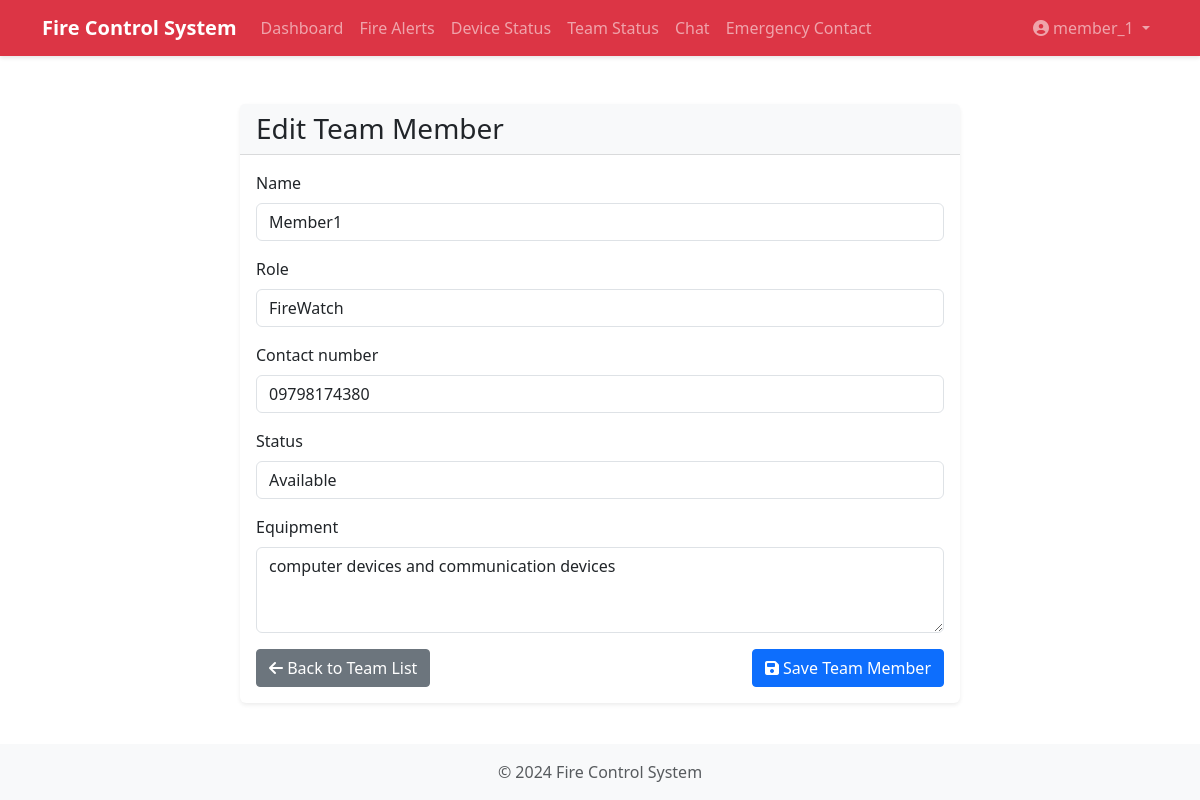
Page /team/4/update/ (signed in) on the committed database.
### fire_control/models.py (models this page shows, shortened)
class User(AbstractUser):
    is_admin = models.BooleanField(default=False)
    is_fire_team = models.BooleanField(default=False)
    location = models.CharField(max_length=200, blank=True)
    status = models.CharField(max_length=50, default='available')

class TeamMember(models.Model):
    STATUS_CHOICES = [
        ('available', 'Available'),
        ('on_duty', 'On Duty'),
        ('responding', 'Responding'),
        ('off_duty', 'Off Duty'),
    ]
    ROLE_CHOICES = [
        ('firefighter', 'Firefighter'),
        ('firewatch', 'FireWatch'),
        ('team_leader', 'Team Leader'),
        ('equipment_manager', 'Equipment Manager'),
        ('safety_officer', 'Safety Officer'),
        ('paramedic', 'Paramedic'),
        ('driver', 'Driver'),
    ]
    user = models.OneToOneField(User, on_delete=models.CASCADE)
    name = models.CharField(max_length=200, blank=True, null=True)
    role = models.CharField(max_length=50, choices=ROLE_CHOICES, blank=True, null=True)
    contact_number = models.CharField(max_length=20, blank=True, null=True)
    status = models.CharField(max_length=50, choices=STATUS_CHOICES, default='available')
    equipment = models.TextField(blank=True)
    last_location_update = models.DateTimeField(auto_now=True)
    updated_at = models.DateTimeField(auto_now=True)

### fire_control/views.py (the view)
# urls.py: path('team/<int:pk>/update/', views.TeamMemberUpdateView.as_view(), name='team_member_update'),
class TeamMemberUpdateView(LoginRequiredMixin, UserPassesTestMixin, UpdateView):
    model = TeamMember
    form_class = TeamMemberForm
    template_name = 'fire_control/team_member_form.html'
    success_url = reverse_lazy('fire_control:team_status')
    def test_func(self):
        return self.request.user.is_admin

### fire_control/forms.py
class TeamMemberForm(forms.ModelForm):
    class Meta:
        model = TeamMember
        fields = ('name', 'role', 'contact_number', 'status', 'equipment')
        widgets = {
            'name': forms.TextInput(attrs={'class': 'form-control'}),
            'role': forms.Select(attrs={'class': 'form-control'}),
            'contact_number': forms.TextInput(attrs={'class': 'form-control'}),
            'status': forms.Select(attrs={'class': 'form-control'}),
            'equipment': forms.Textarea(attrs={'class': 'form-control', 'rows': 3}),
        }

### fire_control/templates/fire_control/team_member_form.html (shortened to what this page needs)
{% extends 'fire_control/base.html' %}
{% block content %}
<div class="container mt-4">
    <div class="row justify-content-center">
        <div class="col-md-8">
            <div class="card">
                <div class="card-header">
                    <h3 class="card-title mb-0">
                        {% if form.instance.pk %}Edit{% else %}Add{% endif %} Team Member
                    </h3>
                </div>
                <div class="card-body">
                    <form method="post">
                        {% for field in form %}
                        <div class="mb-3">
                            <label for="{{ field.id_for_label }}" class="form-label">
                                {{ field.label }}
                            </label>
                            {{ field }}
                        </div>
                        {% endfor %}
                        <div class="d-flex justify-content-between">
                            <a href="{% url 'fire_control:team_status' %}" class="btn btn-secondary">
                                <i class="fas fa-arrow-left"></i> Back to Team List
                            </a>
                            <button type="submit" class="btn btn-primary">
                                <i class="fas fa-save"></i> Save Team Member
                            </button>
                        </div>
                    </form>
                </div>
            </div>
        </div>
    </div>
</div>
{% endblock %}

### fire_control/templates/fire_control/base.html (shortened to what this page needs)
{% load static %}
<!DOCTYPE html>
<html lang="en">
<head>
    <link href="https://cdn.jsdelivr.net/npm/bootstrap@5.3.0/dist/css/bootstrap.min.css" rel="stylesheet">
    <link href="https://cdnjs.cloudflare.com/ajax/libs/font-awesome/6.5.1/css/all.min.css" rel="stylesheet">
    <link href="https://cdn.jsdelivr.net/npm/sweetalert2@11/dist/sweetalert2.min.css" rel="stylesheet">
    <link href="{% static 'fire_control/css/style.css' %}" rel="stylesheet">
</head>
<body>
    <nav class="navbar navbar-expand-lg navbar-dark bg-danger">
        <div class="container">
            <a class="navbar-brand" href="{% url 'fire_control:dashboard' %}">Fire Control System</a>
            <div class="collapse navbar-collapse" id="navbarNav">
                <ul class="navbar-nav me-auto">
                    {% if user.is_authenticated %}
                        <li class="nav-item">
                            <a class="nav-link" href="{% url 'fire_control:dashboard' %}">Dashboard</a>
                        </li>
                        <li class="nav-item">
                            <a class="nav-link" href="{% url 'fire_control:fire_alerts' %}">Fire Alerts</a>
                        </li>
                        {% if user.is_admin or user.is_fire_team %}
                            <li class="nav-item">
                                <a class="nav-link" href="{% url 'fire_control:device_status' %}">Device Status</a>
                            </li>
                        {% endif %}
                        <li class="nav-item">
                            <a class="nav-link" href="{% url 'fire_control:team_status' %}">Team Status</a>
                        </li>
                        <li class="nav-item">
                            <a class="nav-link" href="{% url 'fire_control:chat' %}">Chat</a>
                        </li>
                        {% if user.is_admin or user.is_fire_team %}
                            <li class="nav-item">
                                <a class="nav-link" href="{% url 'fire_control:emergency_contact' %}">Emergency Contact</a>
                            </li>
                        {% endif %}
                    {% endif %}
                </ul>
                <ul class="navbar-nav">
                    {% if user.is_authenticated %}
                        <li class="nav-item dropdown">
                            <a class="nav-link dropdown-toggle" href="#" id="userDropdown" role="button" data-bs-toggle="dropdown" aria-expanded="false">
                                <i class="fa-solid fa-user-circle me-1"></i>{{ user.username }}
                            </a>
                        </li>
                    {% else %}
                        <li class="nav-item">
                            <a class="nav-link" href="{% url 'login' %}">Login</a>
                        </li>
                    {% endif %}
                </ul>
            </div>
        </div>
    </nav>
    <div class="container mt-4">
        {% block content %}
        {% endblock %}
    </div>
    <footer class="footer mt-auto py-3 bg-light">
        <div class="container text-center">
            <span class="text-muted">© 2024 Fire Control System</span>
        </div>
    </footer>
</body>
</html>

### fire_control/static/fire_control/css/style.css (style rules this page uses)
body { min-height: 100vh; display: flex; flex-direction: column; }
.footer { margin-top: auto; }
.card { box-shadow: 0 0.125rem 0.25rem rgba(0, 0, 0, 0.075); border: none; margin-bottom: 1rem; }
.card-header { background-color: #f8f9fa; border-bottom: 1px solid rgba(0, 0, 0, 0.125); }
.btn { border-radius: 0.25rem; padding: 0.375rem 0.75rem; }
.navbar { box-shadow: 0 2px 4px rgba(0, 0, 0, 0.1); }
.navbar-brand { font-weight: 600; }

### rows in the picture
User: username "member_1"
TeamMember: form "Member1" "FireWatch" "09798174380" "Available" "computer devices and communication devices"

### other values in the picture
{{ field.label }} "Name" "Role" "Contact number" "Status" "Equipment"
